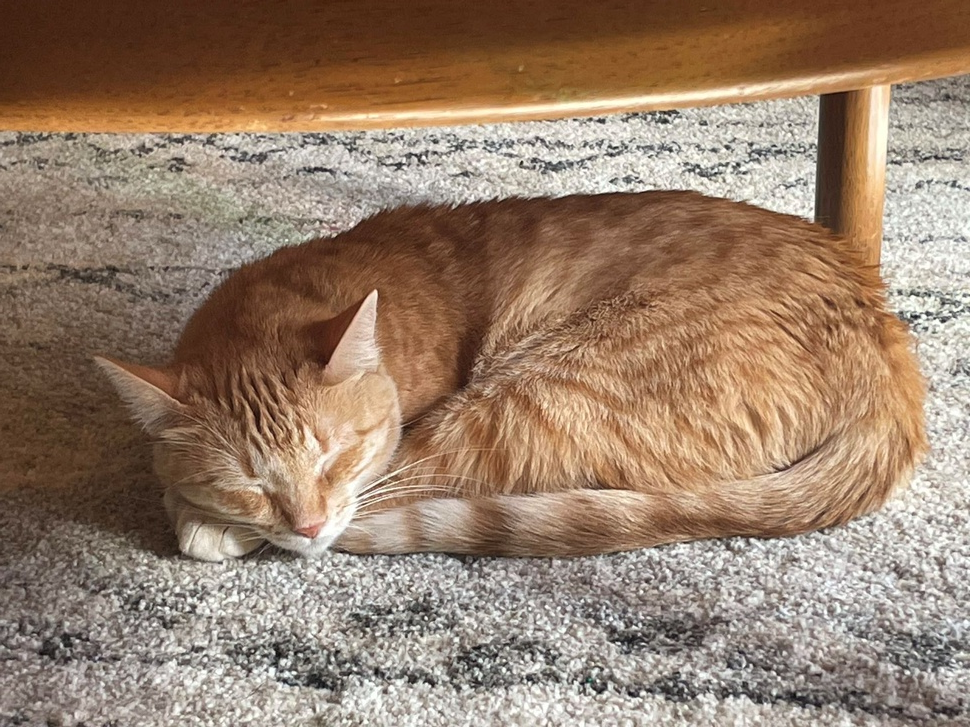
#> input picture OpenCV-Python-Tutorial-main/assets/cat.jpg, 970 x 727 px, shrunk from 1672 x 1254 before the run
$ python 1_introduction.py
#> lines starting #> are read from the running program, lines starting #| are printed output that depends on the picture
import cv2

img = cv2.imread("assets/cat.jpg", cv2.IMREAD_COLOR)
#> img is the input picture: shape (727, 970, 3); mean B, G, R 107.5, 127.1, 151
print(img.shape) # print the image dimensions
#| (727, 970, 3)
print(img[0, 0]) # print the first pixel
#| [24 37 69]
# [8 lines of commented-out code are left out]
rgb_img = cv2.cvtColor(img, cv2.COLOR_BGR2RGB)
print(rgb_img[0, 0])
#| [69 37 24]

cv2.imshow("Cat", img)
cv2.waitKey(0) # pause the program until any key is pressed
cv2.destroyAllWindows()

gray_img = cv2.cvtColor(img, cv2.COLOR_BGR2GRAY)
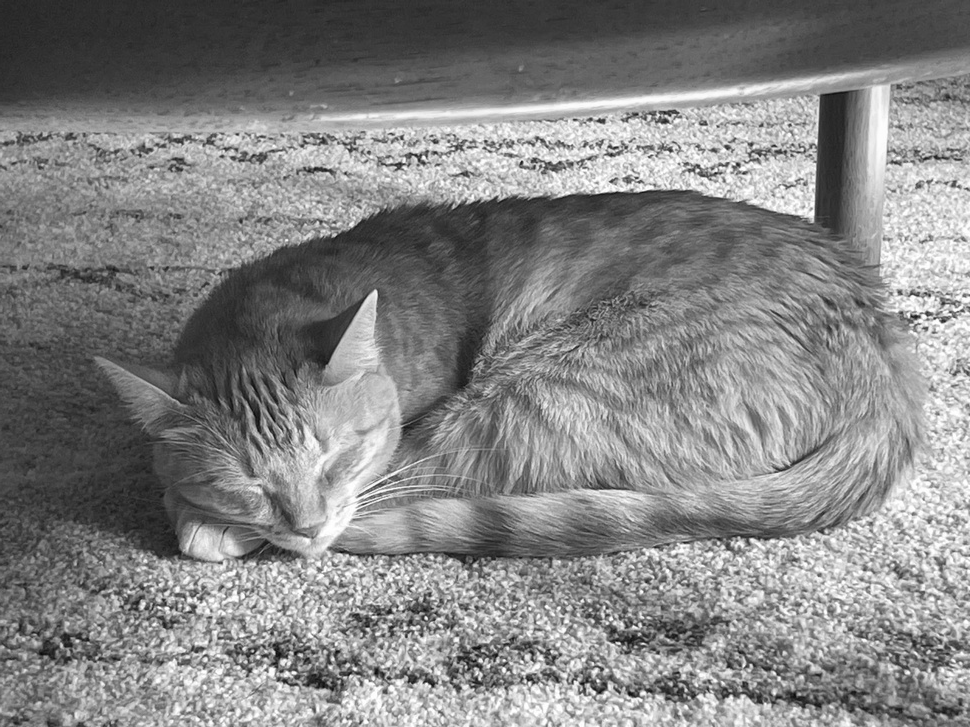
#> gray_img: shape (727, 970); min 9, max 255, mean 132
cv2.imwrite("assets/1_gray_cat.jpg", gray_img)
